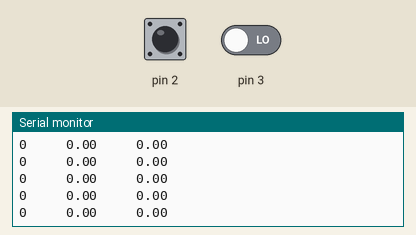
Simulated run of this sketch. Board: Arduino Uno, built with avr-gcc and run on an emulated ATmega328P. Parts: the last lines printed to the serial monitor. Inputs (shaded band) come from the test bench; at power-on: pin 2 LOW, pin 3 LOW.

Above: at 1.2 s.
1.3 s: pin 2 driven HIGH
At 2.3 s:
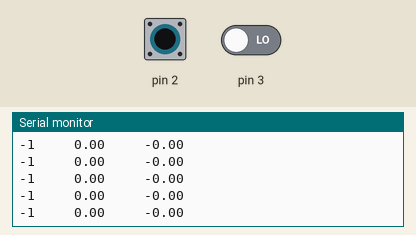
4.3 s: pin 2 driven LOW
7.3 s: pin 3 driven HIGH
At 8.2 s:
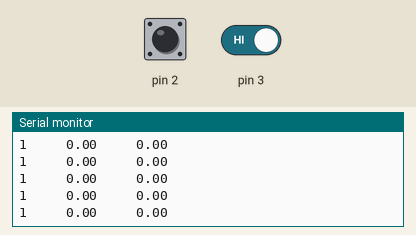
10.3 s: pin 3 driven LOW
13.3 s: pin 2 pulsed HIGH 2 times (0.12 s each, 0.3 s apart)
At 13.8 s:
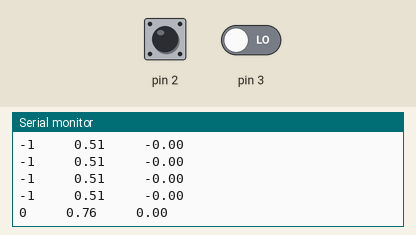
16.9 s: pin 2 driven HIGH
At 17.4 s:
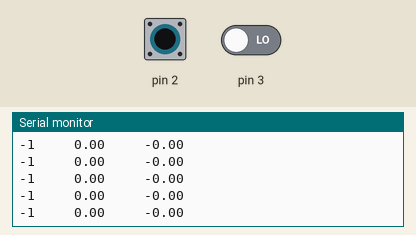
Timing chart, 0 to 19.9 s (numbered marks = the images above; inputs shaded):
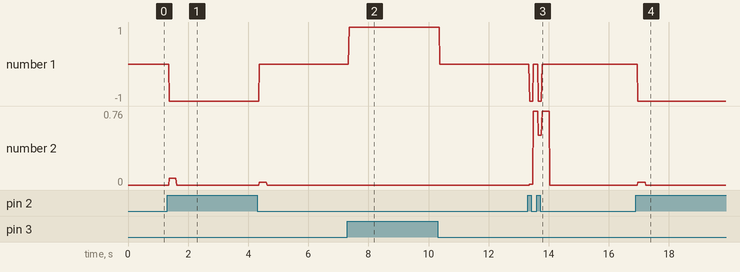

The sketch:

FinalProjectVelocity.ino
```cpp
//this code is going to calculate the angular velocity from the left motor encoders and display it on the LED
volatile bool encoderA = false; //these two booleans will determine whether the two encoder signals are HIGH or LOW.
volatile bool encoderB = false;
volatile long counter = 0; //will track the relative position of encoder A
volatile float radius = 3.5; //radius of wheel in cm
volatile float deltaT; //time elapsed between every half cycle
volatile float startTime = 0; //time in which cycle begins
volatile float omega; //angular velocity in rad/s
volatile float velocity; //cm/s
volatile float distance = 0; //m

void setup() {
  // put your setup code here, to run once:

  Serial.begin(9600);

  attachInterrupt(0, encoderChangeA, CHANGE); //this interrupt is triggered when encoder A changes to HIGH or LOW.
  attachInterrupt(1, encoderChangeB, CHANGE); //This interrupt is triggered when encoder B changes to HIGH or LOW.
}

void loop() {
  // put your main code here, to run repeatedly:
  Serial.print(counter); //prints the encoder position repeatedly
  Serial.print("     ");
  Serial.print(velocity);
  Serial.print("     ");
  Serial.println(distance);
  delay(10);
  if (abs(micros() - startTime) > 250000) {
    velocity = 0;
  }
}

void encoderChangeA () {
  deltaT = micros() - startTime;
  startTime = micros();
  omega = 3.14159/120/(deltaT/1000000);
  velocity = omega*radius;

  if (encoderA != encoderB) { //checks whether both encoders are HIGH or LOW.
    counter++; //if the encoder signals are not equal, then the motor is spinning in a certain direction. counter increases.

  }
  else { //if the encoder signals are equal, the motor is spinning in the opposite direction. counter decreases.
    counter--;

  }
  encoderA = !encoderA; //changes the boolean to match the measured signal change
  distance = counter*3.14*(radius/100)/240; //calculates distance the car has travelled
}

void encoderChangeB () {
  if (encoderA == encoderB) {
    counter++;
  }
  else {
    counter--;
  }
  encoderB = !encoderB; //changes the boolean to match the measured signal change
  distance = counter*3.14*(radius/100)/240; //calculates distance the car has travelled
}
```

Measured:
- after the input at 1.3 s, the serial monitor: prints a new line after 0.05 s (image 1)
- after the input at 7.3 s, the serial monitor: prints a new line after 0.06 s (image 2)
- after the input at 13.3 s, the serial monitor: prints a new line after 0.07 s (image 3)
- after the input at 16.9 s, the serial monitor: prints a new line after 0.07 s (image 4)
- plotted number 1: 0 → -1 after the input at 1.3 s, 0 → 1 after the input at 7.3 s, 0 → -1 after the input at 16.9 s
